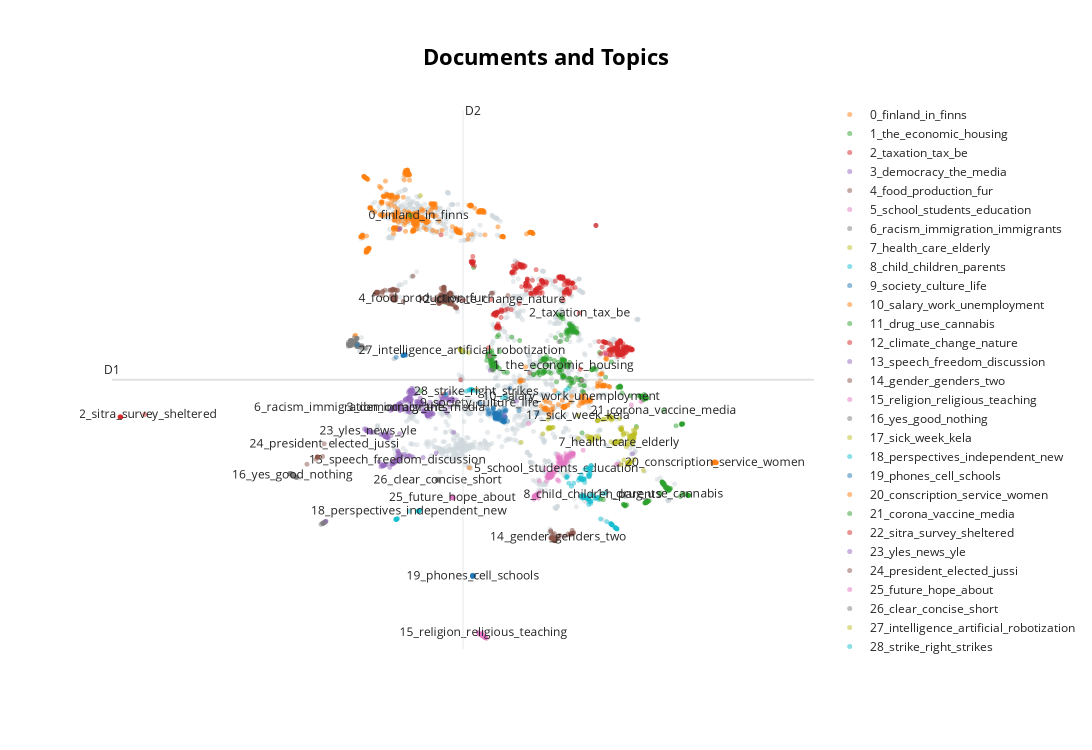

Notebook code cell kept with this figure:
### Code cell
topic_model.visualize_documents(
    document_with_labels,
    topics=topics
)
